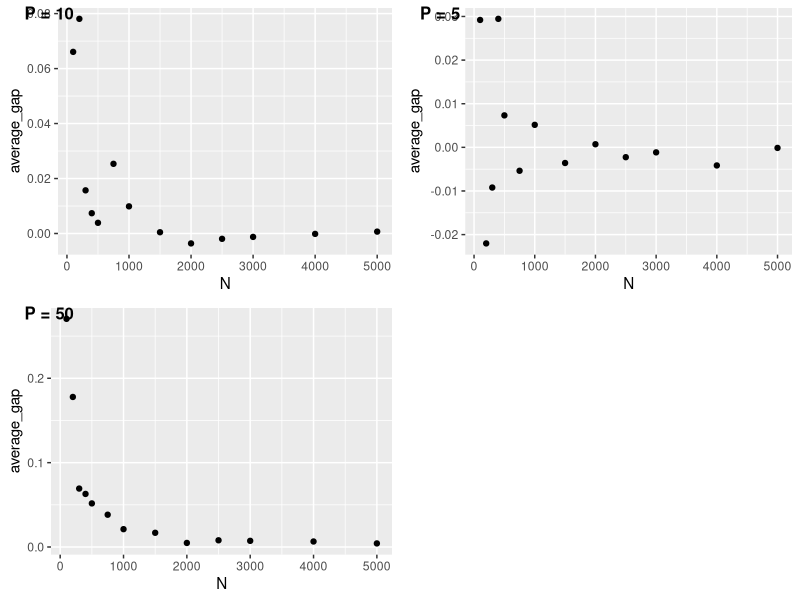
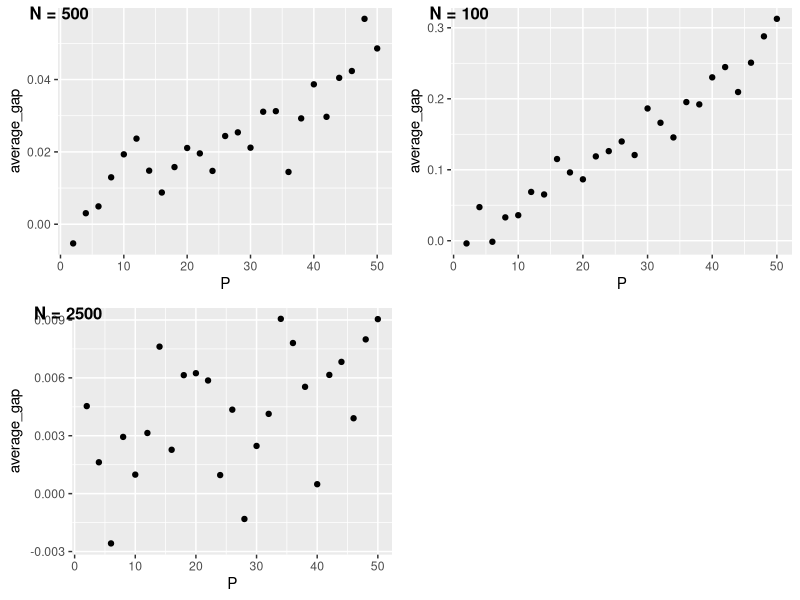

These charts were generated, in order, by the following R code:
## ---- chunk 1
library(ggplot2)
library(data.table)
library(dplyr)
library(cowplot)
knitr::opts_chunk$set(echo = TRUE, message=FALSE, warning = FALSE, fig.width = 16/2, fig.height = 9/2, tidy.opts=list(width.cutoff=60), tidy=TRUE)
## ---- chunk 2
pred_gap <- function (n, p, sig2){   
  
  # 1. N*P matrix of training feature X   
  X <- matrix(runif(n*p, min = -3,max=3),nrow = n)      
  
  # 2. Generate beta and alpha   
  beta <- matrix(runif(p,min = -3,max = 3),nrow = p)   
  alpha <- matrix(runif(n,min = -3,max = 3),nrow = n) # not sure: dimension of beta and alpha      
  
  # 3. Denoise outcome   
  denoise <- X %*% beta + alpha      
  
  # 4. Generate noise, add to denoise outcome   
  noise <- matrix(rnorm(n,mean = 0, sd=sqrt(sig2)),nrow = n)   
  y_train <- denoise+noise      
  
  # 5. Another noise and make y_test   
  noise2<- matrix(rnorm(n,mean = 0, sd=sqrt(sig2)),nrow = n)   
  y_test <- denoise+noise2      
  
  # 6. Put them into a dataframe and run linear regression model   
  df<-data.frame(cbind(X,y_train))   
  names(df)[length(names(df))]<-"y"   
  mod <- lm(y~., data=df)      
  
  # Use coefficients to generate predictions   
  predictors <- predict(mod,df)      
  
  # In and out sample MSE   
  in_mse <- sqrt(mean((y_train-predictors)^2))   
  out_mse <- sqrt(mean((y_test-predictors)^2))      
  
  # Optimism Gap   
  gap <- (out_mse - in_mse)/sig2      
  
  return (gap) 
}


## ---- chunk 3
#function 
pred_gap_rep <- function(n,p,sig2,reps){   
  rep_gaps = replicate(reps,pred_gap(n, p, sig2))   
  avg_gaps = mean(rep_gaps)   
  s_gaps <- data.frame(matrix(ncol = 0, nrow = 0))   
  s_gaps <<- cbind(rep_gaps)   
  return(avg_gaps)}

## ---- chunk 4
#test 
pred_gap_rep(4,5,0.2,20) 
s_gaps 
## ---- chunk 5
n1 = pred_gap_rep(100,10,runif(1, min = 1,max=3),25)
n2 = pred_gap_rep(200,10,runif(1, min = 1,max=3),25)
n3 = pred_gap_rep(300,10,runif(1, min = 1,max=3),25)
n4 = pred_gap_rep(400,10,runif(1, min = 1,max=3),25)
n5 = pred_gap_rep(500,10,runif(1, min = 1,max=3),25)
n6 = pred_gap_rep(750,10,runif(1, min = 1,max=3),25)
n7 = pred_gap_rep(1000,10,runif(1, min = 1,max=3),25)
n8 = pred_gap_rep(1500,10,runif(1, min = 1,max=3),25)
n9 = pred_gap_rep(2000,10,runif(1, min = 1,max=3),25)
n10 = pred_gap_rep(2500,10,runif(1, min = 1,max=3),25)
n11 = pred_gap_rep(3000,10,runif(1, min = 1,max=3),25)
n12 = pred_gap_rep(4000,10,runif(1, min = 1,max=3),25)
n13 = pred_gap_rep(5000,10,runif(1, min = 1,max=3),25)

## ---- chunk 6
n_avg_gap <- c(n1,n2,n3,n4,n5,n6,n7,n8,n9,n10,n11,n12,n13) 
n_value <- c(100, 200, 300, 400, 500, 750, 1000, 1500, 2000, 2500, 3000, 4000, 5000) 
df_n <- data.frame(n_value,n_avg_gap) 
p1 <- ggplot()+   
  geom_point(data = df_n, aes(x=n_value, y=n_avg_gap))+   
  xlab("N")+   
  ylab("average_gap")

## ---- chunk 7
m1 = pred_gap_rep(100,5,runif(1, min = 1,max=3),25) 
m2 = pred_gap_rep(200,5,runif(1, min = 1,max=3),25) 
m3 = pred_gap_rep(300,5,runif(1, min = 1,max=3),25) 
m4 = pred_gap_rep(400,5,runif(1, min = 1,max=3),25) 
m5 = pred_gap_rep(500,5,runif(1, min = 1,max=3),25) 
m6 = pred_gap_rep(750,5,runif(1, min = 1,max=3),25) 
m7 = pred_gap_rep(1000,5,runif(1, min = 1,max=3),25) 
m8 = pred_gap_rep(1500,5,runif(1, min = 1,max=3),25) 
m9 = pred_gap_rep(2000,5,runif(1, min = 1,max=3),25) 
m10 = pred_gap_rep(2500,5,runif(1, min = 1,max=3),25) 
m11 = pred_gap_rep(3000,5,runif(1, min = 1,max=3),25) 
m12 = pred_gap_rep(4000,5,runif(1, min = 1,max=3),25) 
m13 = pred_gap_rep(5000,5,runif(1, min = 1,max=3),25)

## ---- chunk 8
n2_avg_gap <- c(m1,m2,m3,m4,m5,m6,m7,m8,m9,m10,m11,m12,m13) 
df_n2 <- data.frame(n_value,n2_avg_gap) 
p2 <- ggplot()+   
  geom_point(data = df_n2, aes(x=n_value, y=n2_avg_gap))+   
  xlab("N")+   
  ylab("average_gap")

## ---- chunk 9
s1 = pred_gap_rep(100,50,runif(1, min = 1,max=3),25)
s2 = pred_gap_rep(200,50,runif(1, min = 1,max=3),25)
s3 = pred_gap_rep(300,50,runif(1, min = 1,max=3),25)
s4 = pred_gap_rep(400,50,runif(1, min = 1,max=3),25)
s5 = pred_gap_rep(500,50,runif(1, min = 1,max=3),25)
s6 = pred_gap_rep(750,50,runif(1, min = 1,max=3),25)
s7 = pred_gap_rep(1000,50,runif(1, min = 1,max=3),25)
s8 = pred_gap_rep(1500,50,runif(1, min = 1,max=3),25)
s9 = pred_gap_rep(2000,50,runif(1, min = 1,max=3),25)
s10 = pred_gap_rep(2500,50,runif(1, min = 1,max=3),25)
s11 = pred_gap_rep(3000,50,runif(1, min = 1,max=3),25)
s12 = pred_gap_rep(4000,50,runif(1, min = 1,max=3),25)
s13 = pred_gap_rep(5000,50,runif(1, min = 1,max=3),25)
## ---- chunk 10
n3_avg_gap <- c(s1,s2,s3,s4,s5,s6,s7,s8,s9,s10,s11,s12,s13) 
df_n3 <- data.frame(n_value,n2_avg_gap) 
p3 <- ggplot()+   
  geom_point(data = df_n3, aes(x=n_value, y=n3_avg_gap))+   
  xlab("N")+   
  ylab("average_gap")

## ---- chunk 11
plot_grid(p1,p2,p3, labels = c('P = 10','P = 5','P = 50'), label_size = 12)

## ---- chunk 12
p_list = seq(2, 50, by = 2) 
g <- data.frame()
for(p in p_list){    
  d = pred_gap_rep(500,p,runif(1, min = 1,max=3),25)    
  g = rbind(g,d)}
df_p1 <- cbind(p_list,g) 
colnames(df_p1) <- c("p","gap")
pp1 <- ggplot()+   
  geom_point(data = df_p1, aes(x=p, y=gap))+   
  xlab("P")+   
  ylab("average_gap")


## ---- chunk 13
g2 <- data.frame()
for(p in p_list){    
  d = pred_gap_rep(100,p,runif(1, min = 1,max=3),25)    
  g2 = rbind(g2,d)}
df_p2 <- cbind(p_list,g2) 
colnames(df_p2) <- c("p","gap")
pp2 <- ggplot()+   
  geom_point(data = df_p2, aes(x=p, y=gap))+   
  xlab("P")+   
  ylab("average_gap")

## ---- chunk 14
g3 <- data.frame()
for(p in p_list){    
  d = pred_gap_rep(2500,p,runif(1, min = 1,max=3),25)    
  g3 = rbind(g3,d)}
df_p3 <- cbind(p_list,g3) 
colnames(df_p3) <- c("p","gap")
pp3 <- ggplot()+   
  geom_point(data = df_p3, aes(x=p, y=gap))+   
  xlab("P")+   
  ylab("average_gap")

## ---- chunk 15
plot_grid(pp1,pp2,pp3, labels = c('N = 500','N = 100','N = 2500'), label_size = 12)

